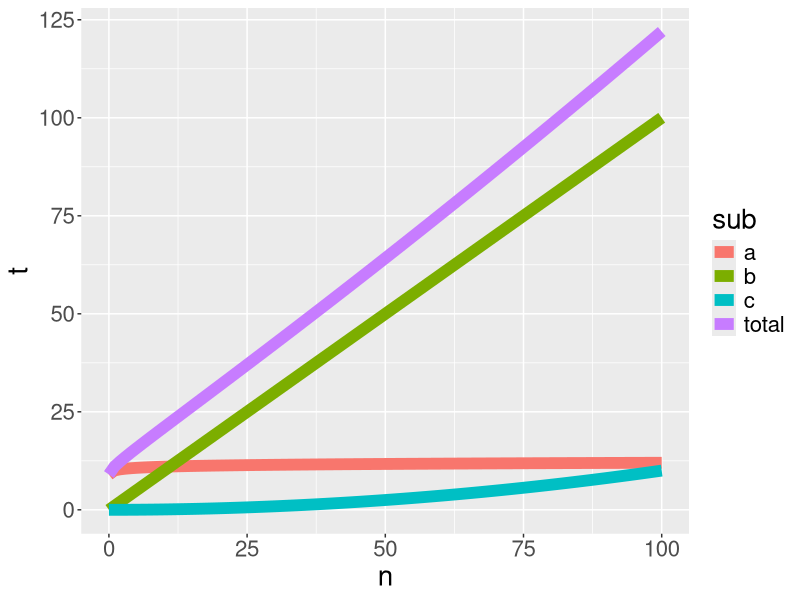
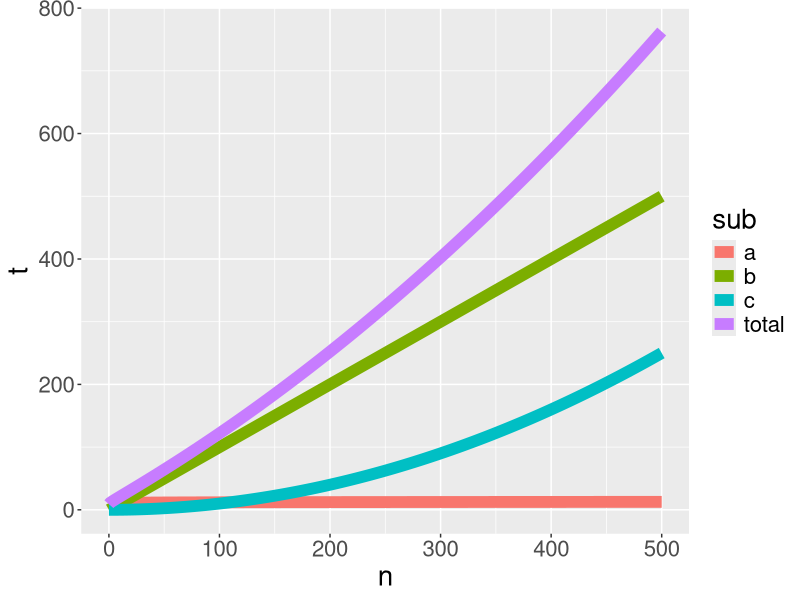

The R source for these figures, in order:
create_big_o_example <- function(n = seq(0, 100)) {
  t_wide <- tibble::tibble(n = n)
  t_wide$a <- 10 + log10(t_wide$n + 0.1)
  t_wide$b <- t_wide$n
  t_wide$c <- 0.001 * (t_wide$n ^ 2)
  t_wide$total <- t_wide$a + t_wide$b + t_wide$c
  t <- tidyr::pivot_longer(t_wide, cols = c("a", "b", "c", "total"))
  colnames(t) <- c("n", "sub", "t")
  t
}
t <- create_big_o_example(n = seq(0, 100))
ggplot2::ggplot(t, ggplot2::aes(x = n, y = t, color = sub)) + 
  ggplot2::geom_line(linewidth = 4) + 
  ggplot2::theme(text = ggplot2::element_text(size = 20))
ggplot2::ggsave(filename = "big_o_100.png", width = 7, height = 7)

t <- create_big_o_example(n = seq(0, 500))
ggplot2::ggplot(t, ggplot2::aes(x = n, y = t, color = sub)) + 
  ggplot2::geom_line(linewidth = 4) + 
  ggplot2::theme(text = ggplot2::element_text(size = 20))
ggplot2::ggsave(filename = "big_o_500.png", width = 7, height = 7)
